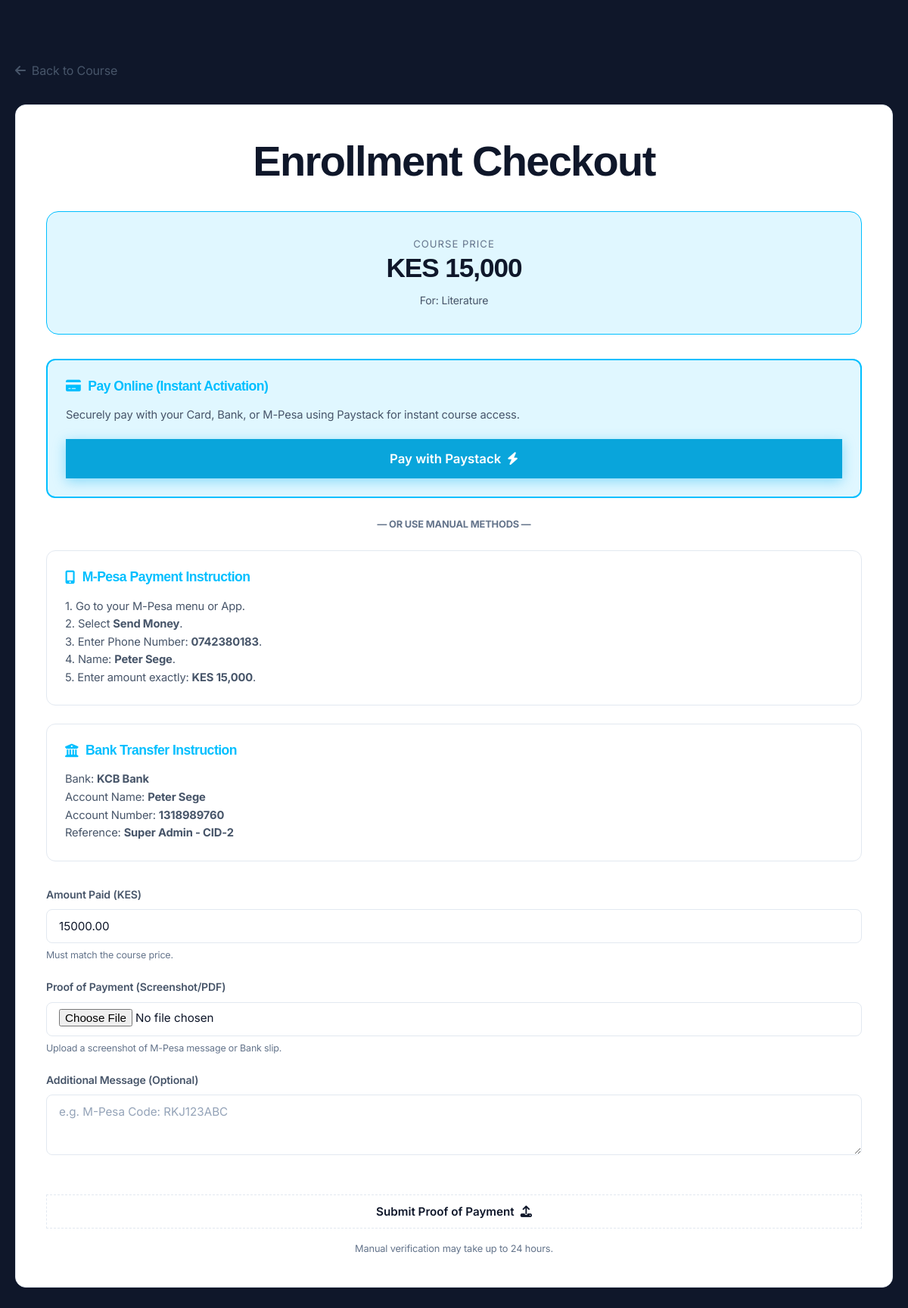
/enroll.php?id=2 (signed in), run on the app's committed database.
### tables this page shows
CREATE TABLE `courses` (
  `id` int(11) NOT NULL AUTO_INCREMENT,
  `tutor_id` int(11) NOT NULL,
  `category_id` int(11) DEFAULT NULL,
  `title` varchar(255) NOT NULL,
  `slug` varchar(280) DEFAULT NULL,
  `description` text DEFAULT NULL,
  `level` enum('beginner','intermediate','advanced') DEFAULT 'beginner',
  `price` decimal(10,2) DEFAULT 0.00,
  `thumbnail` varchar(255) DEFAULT NULL,
  `preview_video` varchar(255) DEFAULT NULL,
  `status` enum('draft','pending','published','archived') DEFAULT 'draft',
  `duration_hours` decimal(5,1) DEFAULT 0.0,
  `total_lessons` int(11) DEFAULT 0,
  `enrolled_count` int(11) DEFAULT 0,
  `avg_rating` decimal(3,2) DEFAULT 0.00,
  `created_at` datetime DEFAULT current_timestamp(),
  PRIMARY KEY (`id`),
  KEY `tutor_id` (`tutor_id`),
  KEY `category_id` (`category_id`)
);

### includes/auth.php (called while the page is built, shortened)
<?php
function currentUser(): array {
    return [
        'id'            => $_SESSION['user_id'] ?? null,
        'name'          => $_SESSION['user_name'] ?? '',
        'email'         => $_SESSION['user_email'] ?? '',
        'role'          => $_SESSION['role'] ?? '',
        'avatar'        => $_SESSION['avatar'] ?? null,
        'referral_code' => $_SESSION['referral_code'] ?? '',
        'status'        => $_SESSION['status'] ?? 'pending',
    ];
}

### enroll.php (the view, shortened to what this page needs)
<?php
require_once 'includes/db.php';
require_once 'includes/auth.php';
$user = currentUser();
$id = (int)$_GET['id'] ?? 0;
try {
    $stmt = $pdo->prepare("SELECT * FROM courses WHERE id = ? AND status = 'published'");
    $stmt->execute([$id]);
    $c = $stmt->fetch();
    $stmt = $pdo->prepare("SELECT status FROM payments WHERE student_id = ? AND course_id = ? ORDER BY created_at DESC LIMIT 1");
    $stmt->execute([$user['id'], $id]);
    $payment_status = $stmt->fetchColumn();
} catch (Exception $e) { error_log($e->getMessage()); $c = []; }
$success = '';
?>
<!DOCTYPE html>
<html lang="en">
<head>
<link rel="stylesheet" href="https://cdnjs.cloudflare.com/ajax/libs/font-awesome/6.5.1/css/all.min.css">
<link rel="stylesheet" href="assets/css/main.css">
</head>
<body>
<div class="enroll-page">
    <div class="container container-sm">
        <a href="course-details.php?id=<?= $id ?>" style="display:inline-flex; align-items:center; gap:8px; color:var(--text-muted); text-decoration:none; margin-bottom:32px;">
            <i class="fas fa-arrow-left"></i> Back to Course
        </a>
        <?php if($success): ?>
            <div class="card" style="text-align: center; padding: 60px;">
                <div class="success-icon" style="width: 80px; height: 80px; background: var(--success); border-radius: 50%; display: flex; align-items: center; justify-content: center; color: #fff; font-size: 2.5rem; margin: 0 auto 24px;">
                    <i class="fas fa-check"></i>
                </div>
                <h2 style="margin-bottom: 16px;">Payment Submitted!</h2>
                <p style="color: var(--text-muted); margin-bottom: 32px;"><?= $success ?></p>
                <a href="student/index.php" class="btn btn-primary btn-block">Go to Student Dashboard</a>
            </div>
        <?php else: ?>
            <div class="card" style="padding: 40px;">
                <h1 style="margin-bottom: 32px; text-align: center;">Enrollment Checkout</h1>
                <div class="amount-card">
                    <p>Course Price</p>
                    <h2>KES <?= number_format($c['price']) ?></h2>
                    <div style="font-size: 0.88rem; color: var(--text-muted); margin-top: 10px;">For: <?= htmlspecialchars($c['title']) ?></div>
                </div>
                <div class="payment-method" style="border: 2px solid var(--primary); background: var(--primary-glow);">
                    <h3 style="color: var(--primary); font-weight: 800;">
                        <i class="fas fa-credit-card"></i> Pay Online (Instant Activation)
                    </h3>
                    <p style="margin-bottom: 20px;">Securely pay with your Card, Bank, or M-Pesa using Paystack for instant course access.</p>
                    <button id="paystack-btn" class="btn btn-primary btn-block btn-lg" style="background: #09a5db; border: none;">
                        Pay with Paystack <i class="fas fa-bolt"></i>
                    </button>
                </div>
                <div style="text-align: center; margin: 24px 0; color: var(--text-dim); font-weight: 700; font-size: 0.8rem;">
                    — OR USE MANUAL METHODS —
                </div>
                <div class="payment-method">
                    <h3><i class="fas fa-mobile-alt"></i> M-Pesa Payment Instruction</h3>
                    <p>1. Go to your M-Pesa menu or App.</p>
                    <p>2. Select <strong>Send Money</strong>.</p>
                    <p>3. Enter Phone Number: <strong>0742380183</strong>.</p>
                    <p>4. Name: <strong>Peter Sege</strong>.</p>
                    <p>5. Enter amount exactly: <strong>KES <?= number_format($c['price']) ?></strong>.</p>
                </div>
                <div class="payment-method">
                    <h3><i class="fas fa-university"></i> Bank Transfer Instruction</h3>
                    <p>Bank: <strong>KCB Bank</strong></p>
                    <p>Account Name: <strong>Peter Sege</strong></p>
                    <p>Account Number: <strong>1318989760</strong></p>
                    <p>Reference: <strong><?= $user['name'] ?> - CID-<?= $id ?></strong></p>
                </div>
                <form method="POST" action="enroll.php?id=<?= $id ?>" enctype="multipart/form-data" style="margin-top: 32px;">
                    <div class="form-group">
                        <label class="form-label">Amount Paid (KES)</label>
                        <input type="number" name="amount" class="form-control" placeholder="e.g. <?= $c['price'] ?>" required value="<?= $c['price'] ?>">
                        <div style="font-size: 0.78rem; color: var(--text-dim); margin-top: 6px;">Must match the course price.</div>
                    </div>
                    <div class="form-group">
                        <label class="form-label">Proof of Payment (Screenshot/PDF)</label>
                        <input type="file" name="payment_proof" class="form-control" required style="padding-top: 8px;">
                        <div style="font-size: 0.78rem; color: var(--text-dim); margin-top: 6px;">Upload a screenshot of M-Pesa message or Bank slip.</div>
                    </div>
                    <div class="form-group">
                        <label class="form-label">Additional Message (Optional)</label>
                        <textarea name="transaction_message" class="form-control" style="min-height: 80px;" placeholder="e.g. M-Pesa Code: RKJ123ABC"></textarea>
                    </div>
                    <button type="submit" class="btn btn-ghost btn-block" style="margin-top: 24px; border: 1px dashed var(--dark-border);">Submit Proof of Payment <i class="fas fa-upload"></i></button>
                    <div style="text-align: center; color: var(--text-dim); font-size: 0.8rem; margin-top: 16px;">
                        Manual verification may take up to 24 hours.
                    </div>
                </form>
            </div>
        <?php endif; ?>
    </div>
</div>
</body>
</html>

### assets/css/main.css (style rules this page uses)
:root { --primary: #00BFFF; --primary-dark: #0080FF; --primary-glow: rgba(0, 191, 255, 0.12); --secondary: #FF8C00; --secondary-dark:#E67E00; --secondary-glow:rgba(255, 140, 0, 0.12); --slate-900: #0f172a; --slate-800: #1e293b; --slate-700: #334155; --slate-100: #f1f5f9; --white: #FFFFFF; --bg-light: #F8FAFC; --dark: #0f172a; --dark-card: #ffffff; --dark-border: #e2e8f0; --glass-bg: rgba(255, 255, 255, 0.7); --glass-border: rgba(255, 255, 255, 0.4); --text-main: #0f172a; --text-muted: #475569; --text-dim: #64748b; --success: #10B981; --warning: #F59E0B; --danger: #EF4444; --radius-sm: 8px; --radius: 14px; --radius-lg: 24px; --radius-xl: 32px; --shadow-premium: 0 20px 40px -15px rgba(15, 23, 42, 0.1); --shadow-lg: 0 25px 50px -12px rgba(0, 0, 0, 0.08); --transition: 0.4s cubic-bezier(0.16, 1, 0.3, 1); --font-main: 'Inter', sans-serif; --font-heading: 'Poppins', sans-serif; --vid-indigo: #3B3C68; --vid-indigo-dark:#2A2B4D; --vid-light: #F8FAFD; --vid-slate: #1E293B; }
*, *::before, *::after { box-sizing: border-box; margin: 0; padding: 0; }
html { scroll-behavior: smooth; font-size: 16px; }
body { font-family: var(--font-main); background: var(--bg-light); color: var(--text-main); line-height: 1.65; overflow-x: hidden; -webkit-font-smoothing: antialiased; letter-spacing: -0.01em; }
h1, h2, h3, h4, h5, h6 { font-family: var(--font-heading); font-weight: 800; color: #1e293b; letter-spacing: -0.03em; }
a { color: var(--primary); text-decoration: none; transition: color var(--transition); }
button { cursor: pointer; font-family: var(--font-main); }
input, textarea, select { font-family: var(--font-main); }
h1, h2, h3, h4, h5, h6 { font-weight: 700; line-height: 1.2; color: var(--text-primary); }
h1 { font-size: clamp(2rem, 5vw, 3.5rem); }
h2 { font-size: clamp(1.5rem, 4vw, 2.5rem); }
h3 { font-size: clamp(1.2rem, 3vw, 1.75rem); }
.container { max-width: 1200px; margin: 0 auto; padding: 0 20px; }
.btn { display: inline-flex; align-items: center; gap: 8px; padding: 12px 24px; border-radius: var(--radius-full); font-size: 0.95rem; font-weight: 600; border: 2px solid transparent; transition: all var(--transition); white-space: nowrap; text-decoration: none; }
.btn-primary { background: var(--primary); color: #fff; border-color: var(--primary); box-shadow: 0 4px 16px rgba(0, 174, 239, 0.4); }
.btn-ghost { background: var(--dark-hover); color: var(--text-primary); border-color: var(--dark-border); }
.btn-lg { padding: 16px 36px; font-size: 1.05rem; }
.btn-block { width: 100%; justify-content: center; }
.card { background: var(--dark-card); border: 1px solid var(--dark-border); border-radius: var(--radius); padding: 24px; transition: all var(--transition); }
.form-group { margin-bottom: 20px; }
.form-label { display: block; font-size: 0.88rem; font-weight: 600; color: var(--text-muted); margin-bottom: 8px; }
.form-control { width: 100%; padding: 12px 16px; background: var(--dark-card2); border: 1.5px solid var(--dark-border); border-radius: var(--radius-sm); color: var(--text-primary); font-size: 0.95rem; transition: all var(--transition); outline: none; }
.form-control::placeholder { color: var(--text-dim); }
textarea.form-control { resize: vertical; min-height: 120px; }
.form-control { width: 100%; padding: 12px 16px; background: var(--white); border: 1.5px solid var(--dark-border); border-radius: var(--radius-sm); color: var(--text-primary); font-size: 0.95rem; transition: all var(--transition); outline: none; font-family: var(--font); }
.form-control::placeholder { color: #94a3b8; }
:root { --sidebar-w: 280px; }
html, body { min-height: 100vh; width: 100%; }
:root { --sidebar-w: 260px; }

### enroll.php (style rules this page uses)
.enroll-page { min-height: 100vh; background: var(--dark); padding: 80px 0; }
.payment-method { border: 1px solid var(--dark-border); border-radius: 12px; padding: 24px; background: var(--dark-card2); margin-bottom: 24px; }
.payment-method h3 { margin-bottom: 16px; font-size: 1.1rem; display: flex; align-items: center; gap: 10px; color: var(--primary); }
.payment-method p { font-size: 0.92rem; color: var(--text-muted); line-height: 1.6; }
.amount-card { background: var(--primary-glow); border: 1px solid var(--primary); padding: 32px; border-radius: 16px; text-align: center; margin-bottom: 32px; }
.amount-card h2 { color: var(--text-primary); margin-bottom: 8px; font-weight: 800; font-size: 2.2rem; }
.amount-card p { color: var(--text-dim); text-transform: uppercase; letter-spacing: 1px; font-size: 0.82rem; }

### data on the page
courses: price "15,000", title "Literature", amount "15000.00"

### other printed values
$user['name'] "Super Admin"
$id "2"
